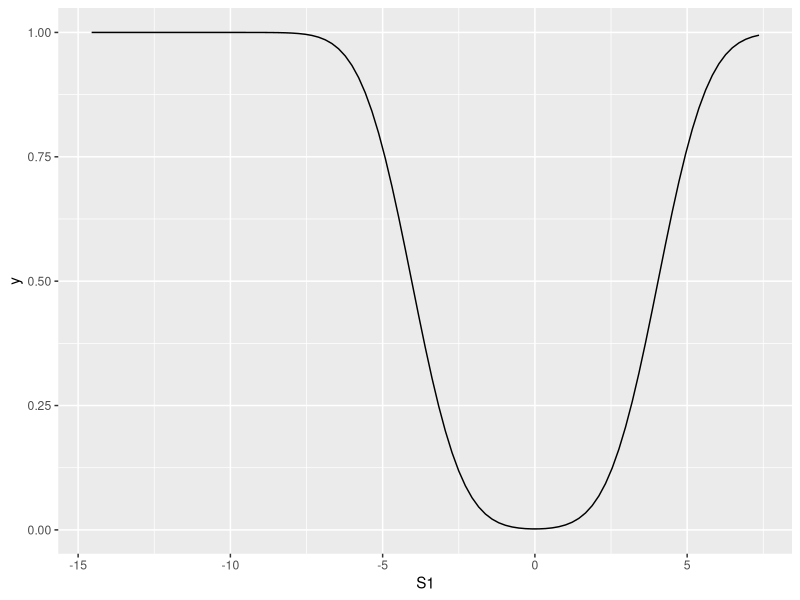
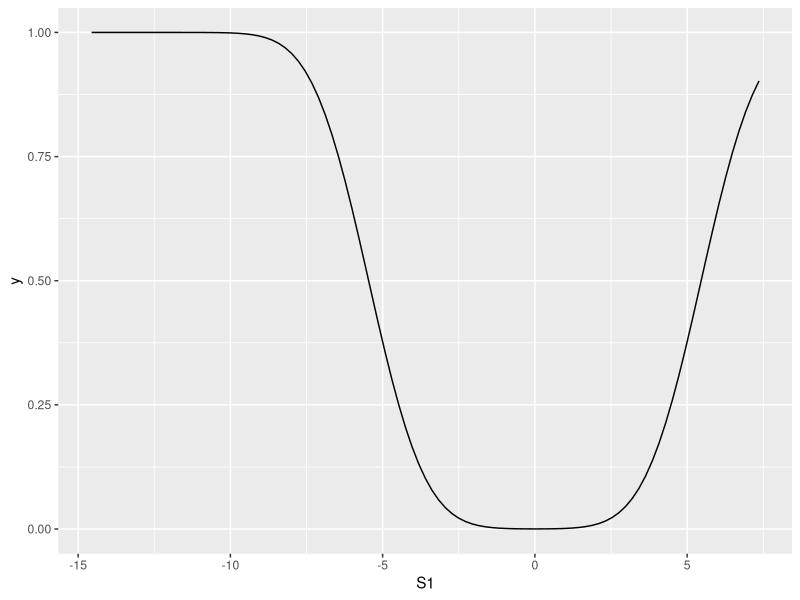
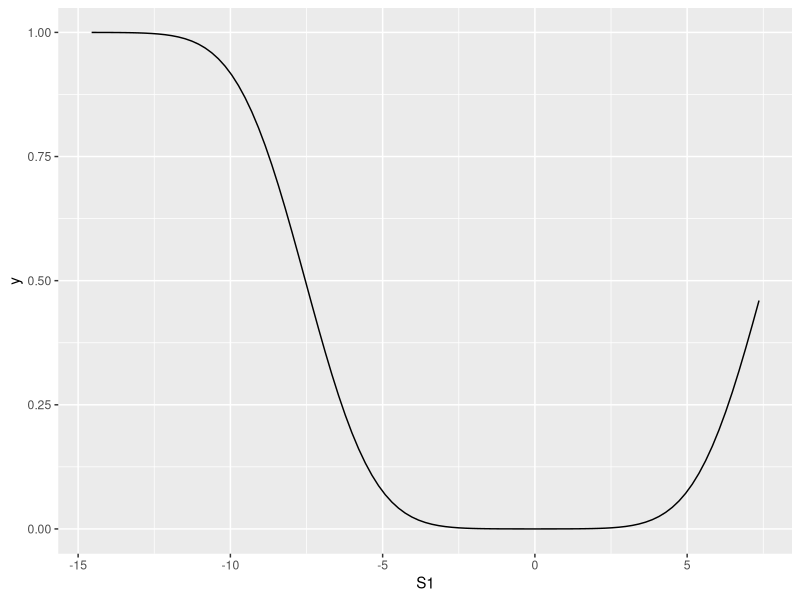

These figures' R source, in order: (Note: this script raises an error after producing the figures.)
#predicting whether s2 replicates given s1. Different Sample Size 

library(tidyverse)
library(MASS)
library(ggplot2)
library(dplyr)
library(plyr)
library(reshape2)

#simulating data 
sigma<-sqrt(.002)
N=50
N_1=10000
zScore=5.2

#probability of s2 replicating given s1
calculate_pcondtional<-function(s1,sampleS1, sampleS2){
  sd_S1<-sqrt(sampleS1*sigma^2+1)
  sd_S2<-sqrt(sampleS2*sigma^2+1)
  mean<-(sqrt(sampleS1*sampleS2)*sigma^2*s1)/(sd_S2^2)
  var2<-1+((sampleS1*sigma^2)/(sd_S2)^2)
  p<- (1-pnorm(zScore, mean, sqrt(var2)))+pnorm(-zScore, mean, sqrt(var2))
  return(p)
}


s1_dist<-rnorm(n=N, mean=0, sd=sqrt(sigma^2*N_1+1))
s2_dist1<-rnorm(n=N, mean=0, sd=sqrt(sigma^2*N_1*0.5+1))
s2_dist2<-rnorm(n=N, mean=0, sd=sqrt(sigma^2*N_1*1+1))
s2_dist3<-rnorm(n=N, mean=0, sd=sqrt(sigma^2*N_1*2+1))
s2_dist4<-rnorm(n=N, mean=0, sd=sqrt(sigma^2*N_1*5+1))

table1<-as.data.frame(matrix(nrow=N, ncol=4))
colnames(table1)=c("N1", "N2", "S1", "Ps2")
table1$N1<-rep(N_1, N)
table1$N2<-rep(N_1*0.5, N)
table1$S1<-s1_dist
table1$Ps2<-calculate_pcondtional(table1$S1, N_1, table1$N2[1])

P_S1_1<-ggplot(data=table1, mapping=aes(x=S1))+
  stat_function(fun=calculate_pcondtional, args=list(sampleS1=N_1, sampleS2=N_1*0.5))


table2<-as.data.frame(matrix(nrow=N, ncol=4))
colnames(table2)=c("N1", "N2", "S1", "Ps2")
table2$N1<-rep(N_1, N)
table2$N2<-rep(N_1, N)
table2$S1<-s1_dist
table2$Ps2<-calculate_pcondtional(table2$S1, N_1, table2$N2[1])

P_S1_2<-ggplot(data=table2, mapping=aes(x=S1))+
  stat_function(fun=calculate_pcondtional, args=list(sampleS1=N_1, sampleS2=N_1))


table3<-as.data.frame(matrix(nrow=N, ncol=4))
colnames(table3)=c("N1", "N2", "S1", "Ps2")
table3$N1<-rep(N_1, N)
table3$N2<-rep(N_1*2, N)
table3$S1<-s1_dist
table3$Ps2<-calculate_pcondtional(table3$S1, N_1, table3$N2[1])

P_S1_3<-ggplot(data=table3, mapping=aes(x=S1))+
  stat_function(fun=calculate_pcondtional, args=list(sampleS1=N_1, sampleS2=N_1*2))


table4<-as.data.frame(matrix(nrow=N, ncol=4))
colnames(table4)=c("N1", "N2", "S1", "Ps2")
table4$N1<-rep(N_1, N)
table4$N2<-rep(N_1*5, N)
table4$S1<-s1_dist
table4$Ps2<-calculate_pcondtional(table4$S1, N_1, table4$N2[1])





calculate_pstudy1<-function(s1){
  dnorm(s1,0,sqrt(1+sigma^2))
}

integrand <- function(s1){
  calculate_pcondtional(s1)*calculate_pstudy1(s1)
}

#predicting using our formula 
theo_rep <-integrate(integrand, lower=5.2, upper=Inf)$value
theo_rep <- theo_rep + integrate(integrand, lower=(-Inf), upper=(-5.2))$value

#actual results of simulation 
# number of s1 greater than 5.2
s1_sig<-nrow(filter(results.data, s1>5.2|s1<(-5.2)))
s2_sig_givens1<-nrow(filter(filter(results.data, s1>5.2), s2>5.2)) + nrow(filter(filter(results.data, s1<(-5.2)), s2<(-5.2)))
repRate=s2_sig_givens1/s1_sig

s1_sig_vector <-filter(results.data, s1>5.2|s1<(-5.2))$s1
theo_rep2 <- sum(calculate_pcondtional(s1_sig_vector))/N


#plotting probabilities 
probabilties_conditional<-ggplot(data=filter(results.data, s1>0 & s1<100), mapping = aes(x=s1))+
  stat_function(fun=calculate_pcondtional)

#plotting means
mean<-function(s1){
  (sigma^2*s1)/(1+sigma^2)
}

means_conditional<-ggplot(data=filter(results.data, s1>5.2 & s1<6), mapping = aes(x=s1))+
  stat_function(fun=mean)

means_conditional
